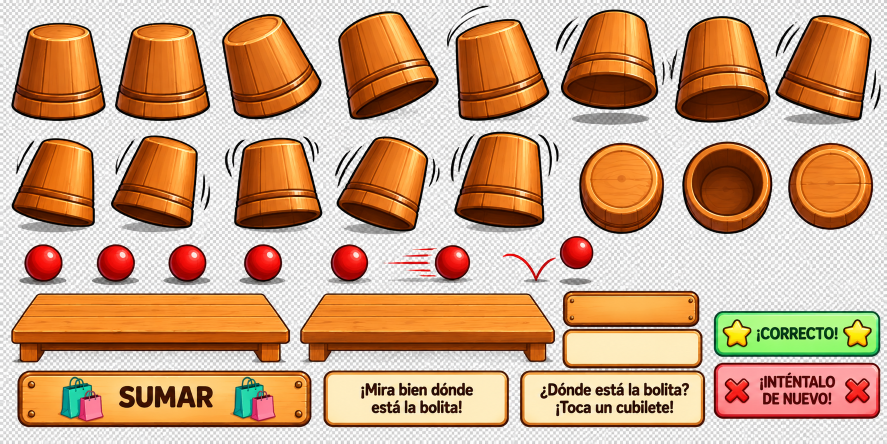
#> input picture assets/file_00000000289881f5a0b01dd5ab44962b.png, 1774 x 887 px, found by its file name (shown at 1/2 size)
$ python generar_sprites_bolita.py
#> lines starting #> are read from the running program, lines starting #| are printed output that depends on the picture; after the words box and inside, x2 and y2 are one past the last pixel; in counts of white or black regions, pixels touching at a corner belong together
from PIL import Image
from pathlib import Path
import cv2
import numpy as np
src=Path('assets/file_00000000289881f5a0b01dd5ab44962b.png')
im=Image.open(src).convert('RGB')
#> im is the input picture: PIL image 1774x887 RGB; mean R, G, B 204.7, 164.6, 132
print('Atlas:',im.size)
#| Atlas: (1774, 887)
if im.size!=(1536,768):
    im=im.resize((1536,768),Image.Resampling.LANCZOS)
#> im: PIL image 1536x768 RGB
out=Path('assets/bolita');out.mkdir(exist_ok=True,parents=True)
# Los cuadros de fondo son grises, mientras los sprites originales son saturados.
# Se identifica el objeto mediante la mayor componente conexa y se amplía
# ligeramente la máscara para incluir el contorno negro, sin arrastrar el damero.
regions={
 'cubilete_frontal':(15,28,195,215),
 'cubilete_inclinado':(380,18,562,214),
 'bolita':(37,419,116,494),
 'mesa':(15,500,510,637),
 'cartel_mirar':(557,637,886,742),
 'cartel_pregunta':(900,638,1231,742)
}
for name,(x1,y1,x2,y2) in regions.items():
    rgb=np.array(im.crop((x1,y1,x2,y2)))
    hsv=cv2.cvtColor(rgb,cv2.COLOR_RGB2HSV)
    saturated=(hsv[:,:,1]>55).astype(np.uint8)
    n,labels,stats,centroids=cv2.connectedComponentsWithStats(saturated,8)
    if n<2:raise ValueError('No se encontró sprite: '+name)
    idx=1+np.argmax(stats[1:,cv2.CC_STAT_AREA])
    mask=(labels==idx).astype(np.uint8)*255
    # Cerrar huecos interiores del objeto, preservar la forma exterior.
    kernel=cv2.getStructuringElement(cv2.MORPH_ELLIPSE,(5,5))
    mask=cv2.morphologyEx(mask,cv2.MORPH_CLOSE,kernel)
    contours,_=cv2.findContours(mask,cv2.RETR_EXTERNAL,cv2.CHAIN_APPROX_SIMPLE)
    solid=np.zeros_like(mask)
    cv2.drawContours(solid,contours,-1,255,cv2.FILLED)
    solid=cv2.dilate(solid,cv2.getStructuringElement(cv2.MORPH_ELLIPSE,(5,5)))
    solid=cv2.GaussianBlur(solid,(3,3),.65)
    rgba=np.dstack((rgb,solid))
    ys,xs=np.where(solid>4)
    pad=2
    left=max(0,int(xs.min())-pad);right=min(rgb.shape[1],int(xs.max())+pad+1)
    top=max(0,int(ys.min())-pad);bottom=min(rgb.shape[0],int(ys.max())+pad+1)
    Image.fromarray(rgba[top:bottom,left:right]).save(out/(name+'.png'),optimize=True)
    print(name, 'sprite',right-left,bottom-top)
#> this loop made 6 passes
#> (n, centroids, right, top, bottom) on passes 1 to 2: (4, [[95.05, 79.41], [86.29, 100.9], [79, 12], [12, 164]], 172, 7, 186), (4, [[102.9, 93.63], [82.56, 99.97], [20, 144], [26, 175]], 181, 2, 193)
#> (n, stats, centroids, right, top, bottom) on passes 3 to 4: (2, [[0, 0, 79, 75, 2626], [5, 4, 66, 65, 3299]], [[40.74, 37.83], [37.62, 36.34]], 76, 0, 74), (2, [[0, 0, 495, 137, 21417], [5, 8, 482, 120, 46398]], [[250.2, 83.56], [245.5, 60.82]], 492, 3, 133)
#| cubilete_frontal sprite 172 179
#| cubilete_inclinado sprite 181 191
#| bolita sprite 76 74
#| mesa sprite 492 130
#| cartel_mirar sprite 329 105
#| cartel_pregunta sprite 326 104
#> pass 1, `rgb=np.array(im.crop((x1,y1,x2,y2)))`:
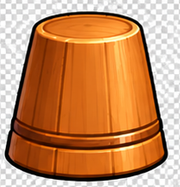
#> rgb: shape (187, 180, 3); mean R, G, B 199.2, 140.6, 96.4
#> pass 1, `saturated=(hsv[:,:,1]>55).astype(np.uint8)`:
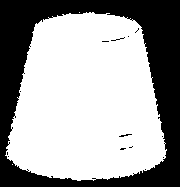
#> saturated: shape (187, 180); values 0 (black) and 1 (white), 63.3% white; 14 black regions (13 under 20 px), largest, box (x1, y1, x2, y2) and area: (0, 0, 180, 187) 12277
#> pass 1, `n,labels,stats,centroids=cv2.connectedComponentsWithStats(saturated,8)`:
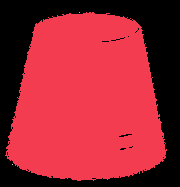
#> labels: shape (187, 180) int32; 4 distinct labels, from 0 to 3; one colour per label, 0 black
#> after the loop:
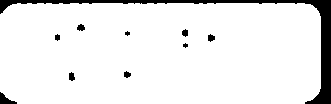
#> mask: shape (104, 331); 92.3% white; 10 black regions (2 under 20 px), largest, box (x1, y1, x2, y2) and area: (0, 0, 331, 104) 2308, (0, 92, 17, 104) 101, (77, 24, 85, 31) 41
#> after the loop:
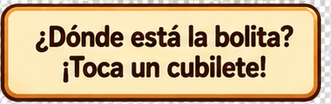
#> rgb: shape (104, 331, 3); mean R, G, B 205.1, 179.4, 141.5
#> after the loop:
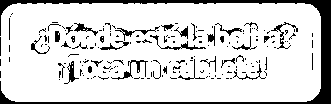
#> saturated: shape (104, 331); values 0 (black) and 1 (white), 84.2% white; 175 black regions (142 under 20 px), largest, box (x1, y1, x2, y2) and area: (0, 0, 331, 104) 3022, (111, 60, 148, 80) 148, (150, 35, 206, 50) 138
#> after the loop:
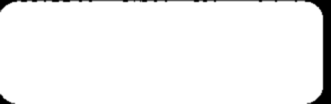
#> solid: shape (104, 331); min 0, max 255, mean 244.1
(out/'cubilete.png').write_bytes((out/'cubilete_frontal.png').read_bytes())

# Regenerar sprites originales limpios.

$ run again, with assets/cubilete_03.png copied over assets/file_00000000289881f5a0b01dd5ab44962b.png
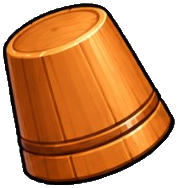
#> input picture assets/cubilete_03.png, 178 x 188 px, found by its file name
#| Atlas: (178, 188)
#> the loop `for name,(x1,y1,x2,y2) in regions.items():` made 6 passes
#> (n, centroids, idx, left, right, top, bottom) on passes 1, 2, 3, 4, 6: (3, [[76.2, 64.27], [113.8, 145.5], [173, 80]], 1, 9, 180, 71, 187), (3, [[71.1, 13.01], [93.17, 109.1], [59, 28]], 1, 0, 182, 3, 196), (4, [[37.43, 38.05], [61.67, 1.83], [73.06, 14.7], [73, 18]], 2, 59, 79, 0, 45), (4, [[72.41, 71.55], [319, 66.54], [126, 7], [128, 19.5]], 1, 112, 495, 0, 137), (3, [[203, 72.55], [124.9, 29.33], [289, 21]], 1, 0, 331, 0, 89)
#> (printed output is left out)
#> pass 1, `n,labels,stats,centroids=cv2.connectedComponentsWithStats(saturated,8)`:
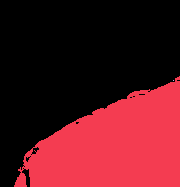
#> labels: shape (187, 180) int32; 3 distinct labels, from 0 to 2; one colour per label, 0 black
#> after the loop `for name,(x1,y1,x2,y2) in regions.items():`:
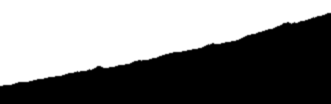
#> solid: shape (104, 331); min 0, max 255, mean 130
